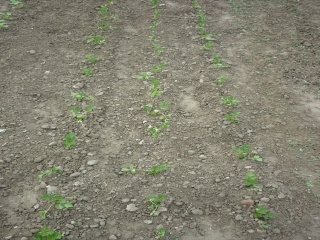
#> input picture data/crop_field.jpg, 320 x 240 px, found by its file name
$ jupyter execute 1_crop_row_detection.ipynb
#> lines starting #> are read from the running program, lines starting #| are printed output that depends on the picture; after the words box and inside, x2 and y2 are one past the last pixel; in counts of white or black regions, pixels touching at a corner belong together
# Crop row detection

[cell 1]
# Imports
import cv2
import math
import numpy as np
import matplotlib.pyplot as plt

[cell 2]
# Load images
image = cv2.imread('../../data/crop_field.jpg')
#> image is the input picture: shape (240, 320, 3); mean B, G, R 113.1, 129.9, 131.3

# Converting RGB image to grayscale
gray = cv2.cvtColor(image, cv2.COLOR_BGR2GRAY)

# Show image
plt.imshow(cv2.cvtColor(image, cv2.COLOR_BGR2RGB))
plt.show()

[cell 3]
# We define our own gryscale image where we accentuate the green color
b, g, r = cv2.split(image)
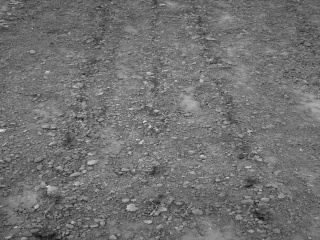
#> b: shape (240, 320); min 14, max 225, mean 113.1
gray = 2 * g - r - b
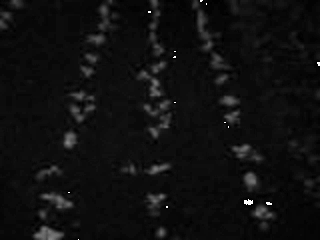
#> gray: shape (240, 320); min 0, max 255, mean 15.6

# Show image
plt.imshow(gray, cmap='gray')
plt.show()

[cell 4]
# Threshold
ret, image_edit = cv2.threshold(gray, 0, 255, cv2.THRESH_BINARY | cv2.THRESH_OTSU)
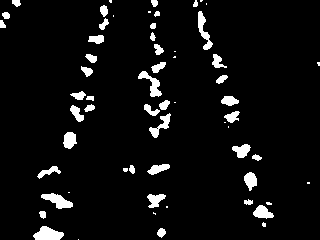
#> image_edit: shape (240, 320); 5.7% white; 61 white regions (19 under 20 px), largest, box (x1, y1, x2, y2) and area: (33, 226, 64, 240) 296, (41, 193, 73, 209) 265, (138, 71, 162, 97) 234
#> ret = 40

# Show image
plt.imshow(image_edit, cmap='gray')
plt.show()

[cell 5]
# Skeletonization
size = np.size(gray)
#> size = 76800
skel = np.zeros(gray.shape, np.uint8)

# Skeletonize
element = cv2.getStructuringElement(cv2.MORPH_CROSS, (3, 3))
done = False
while not done:
    eroded = cv2.erode(image_edit, element)
    temp = cv2.dilate(eroded, element)
    temp = cv2.subtract(image_edit, temp)
    skel = cv2.bitwise_or(skel, temp)
    image_edit = eroded.copy()
    zeros = size - cv2.countNonZero(image_edit)
    if zeros == size:
        done = True
#> this loop made 13 passes
#> zeros on passes 1 to 12: 73965, 75189, 76038, 76465, 76624, 76703, 76733, 76752, 76768, 76781, 76792, 76799
#> pass 1, `temp = cv2.subtract(image_edit, temp)`:
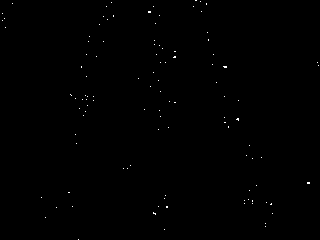
#> temp: shape (240, 320); 0.2% white in thin lines or dots
#> pass 2, `eroded = cv2.erode(image_edit, element)`:
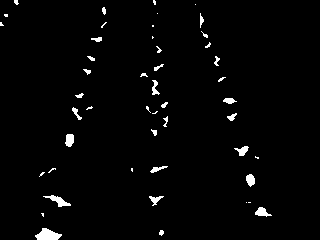
#> eroded: shape (240, 320); 2.1% white; 48 white regions (24 under 20 px), largest, box (x1, y1, x2, y2) and area: (35, 228, 62, 240) 212, (43, 195, 71, 207) 130, (65, 134, 74, 147) 94
#> after the loop: eroded: shape (240, 320); every value is 0
#> after the loop:
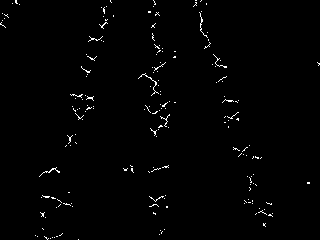
#> skel: shape (240, 320); 1.1% white in thin lines or dots

# Shop
plt.imshow(skel, cmap='gray')
plt.show()

[cell 6]
# Hough params
HOUGH_RHO = 2  # Distance resolution of the accumulator in pixels
HOUGH_ANGLE = math.pi * 10.0 / 180  # Angle resolution of the accumulator in radians
HOUGH_THRESHOLD = 30 # Value from which the line is selected in the accumulator

# Detect lines
crop_line_data_1 = cv2.HoughLines(skel, HOUGH_RHO, HOUGH_ANGLE, HOUGH_THRESHOLD)
#> crop_line_data_1 = [[156, 0], [152, 0], [-182, 2.79], [106, 0.349], [160, 0]]

# Plot lines
result = image.copy()
for line in crop_line_data_1:
    theta = line[0][1]
    rho = line[0][0]
    a = math.cos(theta)
    b = math.sin(theta)
    x0 = a * rho
    y0 = b * rho
    point1 = (int(round(x0 + 1000 * (-b))), int(round(y0 + 1000 * a)))
    point2 = (int(round(x0 - 1000 * (-b))), int(round(y0 - 1000 * a)))
    result = cv2.line(result, point1, point2, (0, 0, 255), 2)
#> this loop made 5 passes
#> (theta, rho, a, b, x0, y0, point1, point2) on passes 1, 2, 5: (0, 156, 1, 0, 156, 0, (156, 1000), (156, -1000)), (0, 152, 1, 0, 152, 0, (152, 1000), (152, -1000)), (0, 160, 1, 0, 160, 0, (160, 1000), (160, -1000))
#> (line, theta, rho, a, b, x0, y0, point1) on passes 3 to 4: ([[-182, 2.79]], 2.79, -182, -0.94, 0.342, 171, -62.25, (-171, -1002)), ([[106, 0.349]], 0.349, 106, 0.94, 0.342, 99.61, 36.25, (-242, 976))
#> pass 1, `result = cv2.line(result, point1, point2, (0, 0, 255), 2)`:
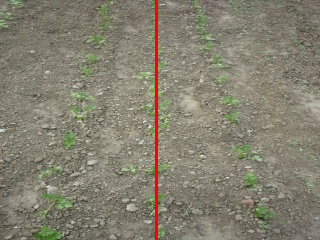
#> result: shape (240, 320, 3); 0.94% of pixels changed, all inside (x1, y1, x2, y2) = (155, 0, 158, 240)
#> pass 2, `result = cv2.line(result, point1, point2, (0, 0, 255), 2)`:
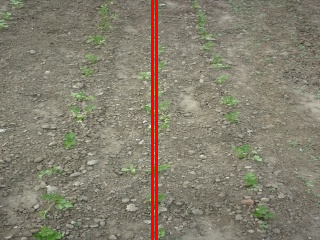
#> result: shape (240, 320, 3); 0.94% of pixels changed, all inside (x1, y1, x2, y2) = (151, 0, 154, 240)
#> pass 3, `result = cv2.line(result, point1, point2, (0, 0, 255), 2)`:
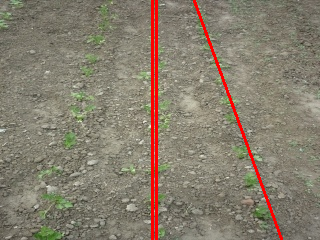
#> result: shape (240, 320, 3); 0.98% of pixels changed, all inside (x1, y1, x2, y2) = (193, 0, 283, 240)
#> after the loop:
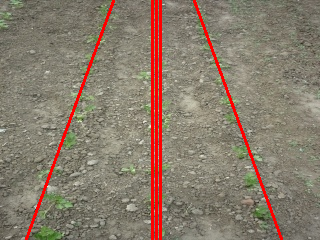
#> result: shape (240, 320, 3); 1.92% of pixels changed, all inside (x1, y1, x2, y2) = (25, 0, 162, 240)

# Show image
plt.imshow(result)
plt.show()

$ run again, with data/aloeL.jpg copied over data/crop_field.jpg
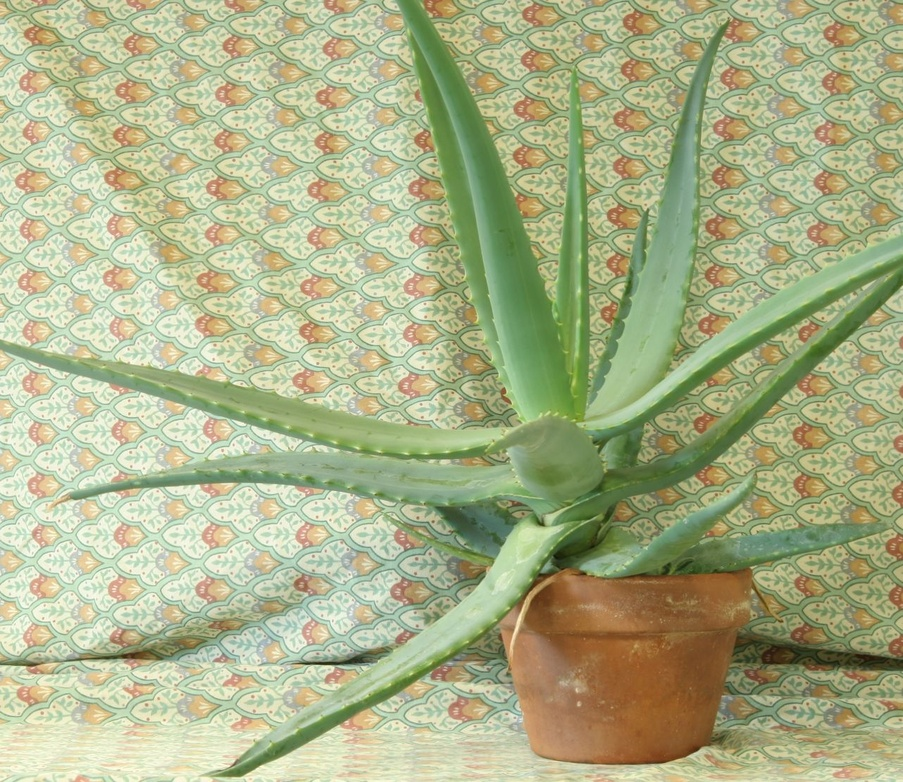
#> input picture data/aloeL.jpg, 903 x 782 px, shrunk from 1282 x 1110 before the run, found by its file name
#> image is the input picture: shape (782, 903, 3); mean B, G, R 136.7, 177.2, 171.2
#> `ret, image_edit = cv2.threshold(gray, 0, 255, cv2.THRESH_BINARY | cv2...`:
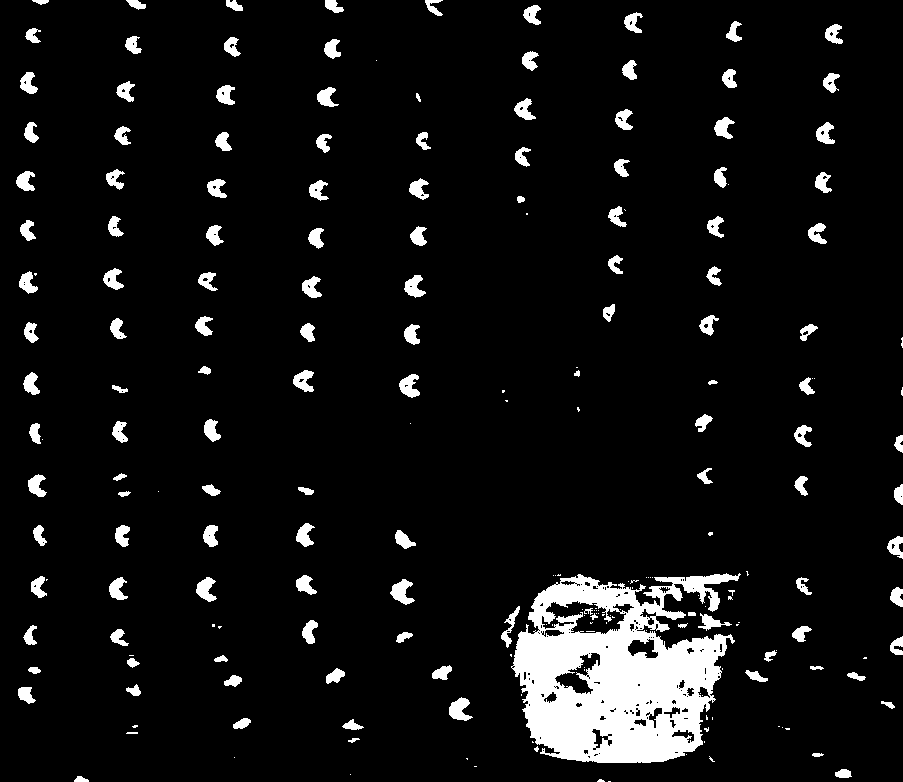
#> image_edit: shape (782, 903); 7% white; 216 white regions (83 under 20 px), largest, box (x1, y1, x2, y2) and area: (511, 573, 741, 763) 26405, (390, 579, 415, 605) 352, (449, 697, 473, 721) 344
#> ret = 148
#> size = 706146
#> the loop `while not done:` made 32 passes
#> zeros on passes 1 to 8: 667529, 676811, 684137, 689313, 692749, 694983, 696560, 697813
#> crop_line_data_1 = 433 rows, first 8: [580, 1.57], [708, 0], [32, 0], [28, 0], [708, 1.4], [694, 1.4], [776, 1.22], [120, 0]
#> the loop `for line in crop_line_data_1:` made 433 passes
#> (line, theta, rho, a, b, x0, y0, point1) on passes 1, 5, 6: ([[580, 1.57]], 1.57, 580, 7.55e-08, 1, 4.38e-05, 580, (-1000, 580)), ([[708, 1.4]], 1.4, 708, 0.174, 0.985, 122.9, 697.2, (-862, 871)), ([[694, 1.4]], 1.4, 694, 0.174, 0.985, 120.5, 683.5, (-864, 857))
#> after the loop `for line in crop_line_data_1:`:
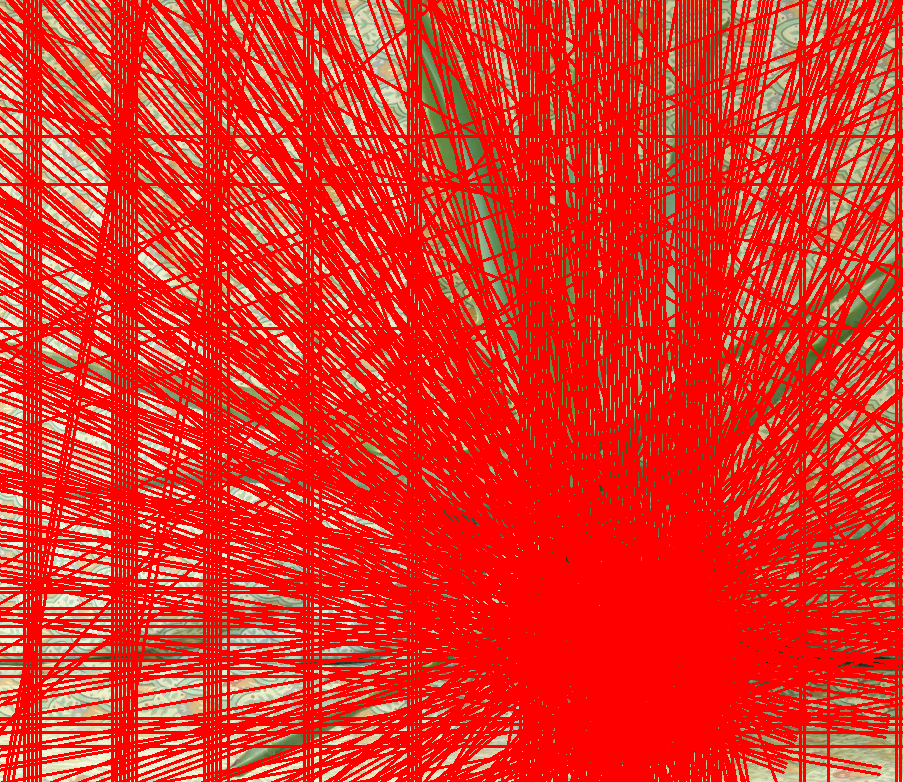
#> result: shape (782, 903, 3); mean B, G, R 35.4, 44.9, 236.6

$ run again, with data/aloeR.jpg copied over data/crop_field.jpg
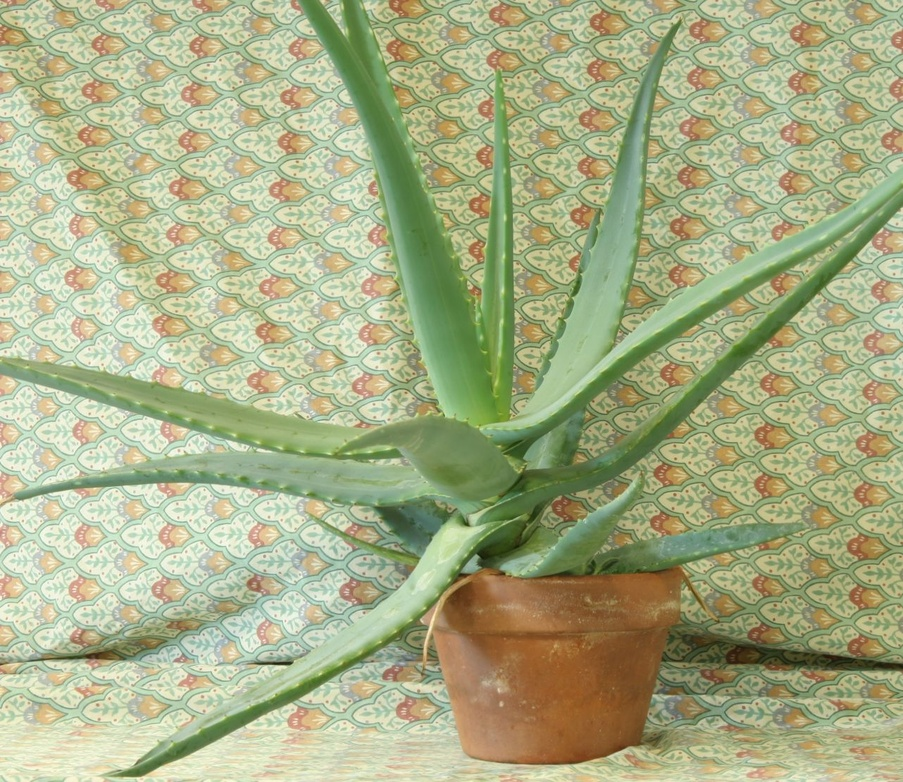
#> input picture data/aloeR.jpg, 903 x 782 px, shrunk from 1282 x 1110 before the run, found by its file name
#> image is the input picture: shape (782, 903, 3); mean B, G, R 134.2, 174.2, 168
#> image_edit: shape (782, 903); 6.9% white; 231 white regions (97 under 20 px), largest, box (x1, y1, x2, y2) and area: (435, 574, 666, 764) 26793, (340, 579, 363, 604) 346, (397, 698, 420, 721) 341
#> ret = 148
#> size = 706146
#> the loop `while not done:` made 28 passes
#> zeros on passes 1 to 8: 668126, 676999, 683981, 688762, 691853, 693945, 695425, 696666
#> crop_line_data_1 = 441 rows, first 8: [626, 1.57], [524, 1.75], [580, 1.57], [632, 0], [682, 1.4], [588, 1.57], [502, 1.75], [80, 0]
#> the loop `for line in crop_line_data_1:` made 441 passes
#> (line, theta, rho, a, b, x0, y0, point1) on passes 1 to 3: ([[626, 1.57]], 1.57, 626, 7.55e-08, 1, 4.73e-05, 626, (-1000, 626)), ([[524, 1.75]], 1.75, 524, -0.174, 0.985, -90.99, 516, (-1076, 342)), ([[580, 1.57]], 1.57, 580, 7.55e-08, 1, 4.38e-05, 580, (-1000, 580))
#> after the loop `for line in crop_line_data_1:`:
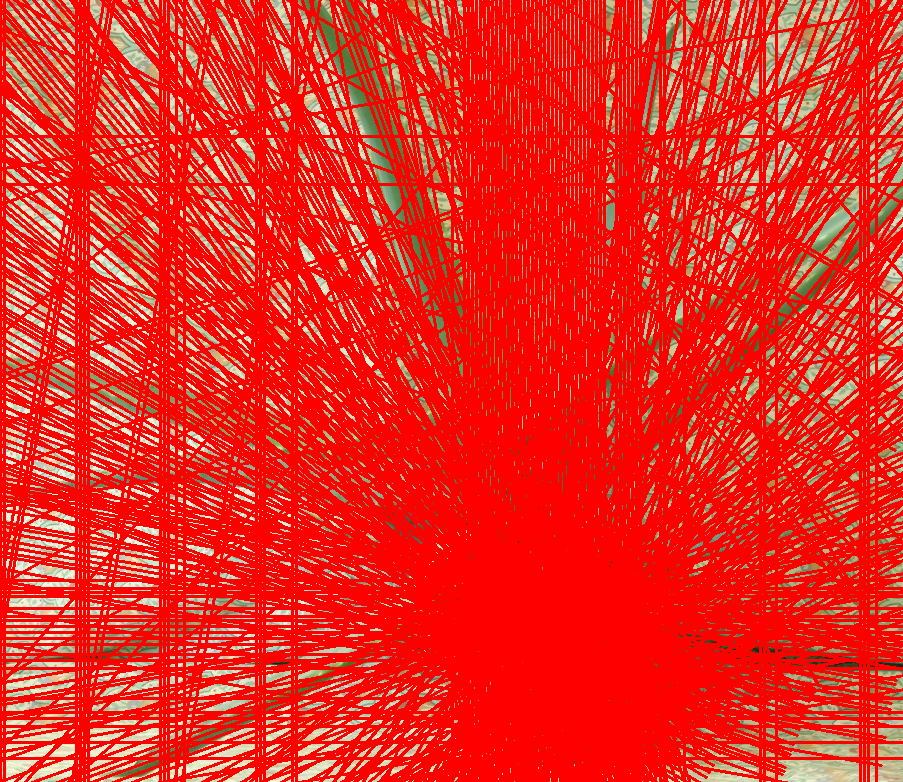
#> result: shape (782, 903, 3); mean B, G, R 33.8, 42.7, 236.9
